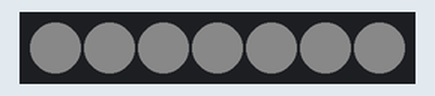
Simulated run of this sketch. Board: Arduino Uno, built with avr-gcc and run on an emulated ATmega328P. On the bench: 7 RGB LEDs in strip order, left to right. Dim RGB values are drawn brighter than linear; random numbers use the default seed unless the sketch sets one.

Above: at 0.46 s.
At 1.39 s:
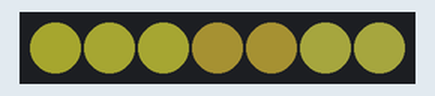
At 3.57 s:
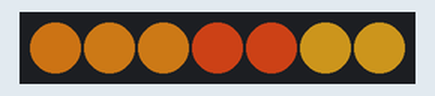
At 39.64 s:
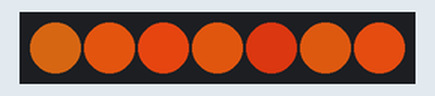
Timing chart, 0 to 40.0 s (numbered marks = the images above):
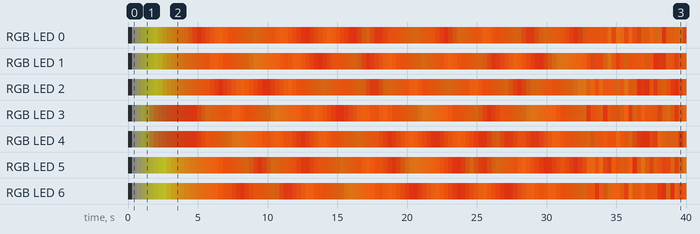

Measured:
- by itself, RGB LED 0: off → RGB(10, 10, 10) at 0.31 s, → RGB(20, 20, 11) 0.31 s later, → RGB(30, 30, 11) 0.31 s later, → RGB(40, 40, 11) 0.31 s later, … (128 changes in this stretch)
- by itself, RGB LED 1: off → RGB(10, 10, 10) at 0.31 s, → RGB(20, 20, 12) 0.31 s later, → RGB(30, 30, 12) 0.31 s later, → RGB(40, 40, 12) 0.31 s later, … (128 changes in this stretch)

The sketch:

NeoPixelRGBKeyColors.ino
```cpp
/*
  NeoPixel RGB  key color fade

  This sketch  fades the RGB of a neoPixel device from one key color to another.

  Uses Adafruit's NeoPixel library: https://github.com/adafruit/Adafruit_NeoPixel
  Uses Interval library: https://github.com/tigoe/Interval

  created 31 Jan 2017
  modified 29 Oct 2017
  by Tom Igoe
*/

#include <Adafruit_NeoPixel.h>

const int neoPixelPin = 5;
const int pixelCount = 7;

Adafruit_NeoPixel strip = Adafruit_NeoPixel(pixelCount, neoPixelPin, NEO_GRBW + NEO_KHZ800);

// changing range of keyframe colors for the pixels to flicker to:
unsigned long keyColors[] = {0xCB500F, 0xB4410C, 0x95230C, 0x853E0B};

unsigned long targetColor[pixelCount];    // next target for each pixel
unsigned long pixelColor[pixelCount];     // current color for each pixel

// count of keyframe colors:
int numColors = sizeof(keyColors) / 4;
int interval = 30;
int lastFlicker = 0;

void setup()  {
  strip.begin();  // initialize pixel strip
  strip.clear();  // turn off pixel
  strip.show();   // refresh the strip
}

void loop() {
if (millis() - lastFlicker > interval) {
  flickerPixels();
  lastFlicker = millis();
}
   // update the strip:
  strip.show();
}


/*
  this function creates the flicker effect:
*/
void flickerPixels() {
  // iterate over all pixels:
  for (int thisPixel = 0; thisPixel < pixelCount; thisPixel++) {
    // if the target color matches the current color for this pixel,
    // then pick a new target color randomly:
    if (targetColor[thisPixel] == pixelColor[thisPixel]) {
      int nextColor = random(numColors);
      targetColor[thisPixel] = keyColors[nextColor];
    }
    // fade the pixel one step from the current color to the target color:
    pixelColor[thisPixel] = compare(pixelColor[thisPixel], targetColor[thisPixel]);
    // set the pixel color in the strip:
    strip.setPixelColor(thisPixel, pixelColor[thisPixel]);// set the color for this pixel
  }
}

/*
  takes two colors and returns a color that's a point on each axis (r, g, b)
  closer to the target color
*/
unsigned long compare(unsigned long thisColor, unsigned long thatColor) {
  // separate the first color:
  byte r = thisColor >> 16;
  byte g = thisColor >>  8;
  byte b = thisColor;

  // separate the second color:
  byte targetR = thatColor >> 16;
  byte targetG = thatColor >>  8;
  byte targetB = thatColor;

  // fade the first color toward the second color:
  if (r > targetR) r--;
  if (g > targetG) g--;
  if (b > targetB) b--;

  if (r < targetR) r++;
  if (g < targetG) g++;
  if (b < targetB) b++;

  // combine the values to get the new color:
  unsigned long result = ((unsigned long)r << 16) | ((unsigned long)g << 8) | b;
  return result;
}
```
